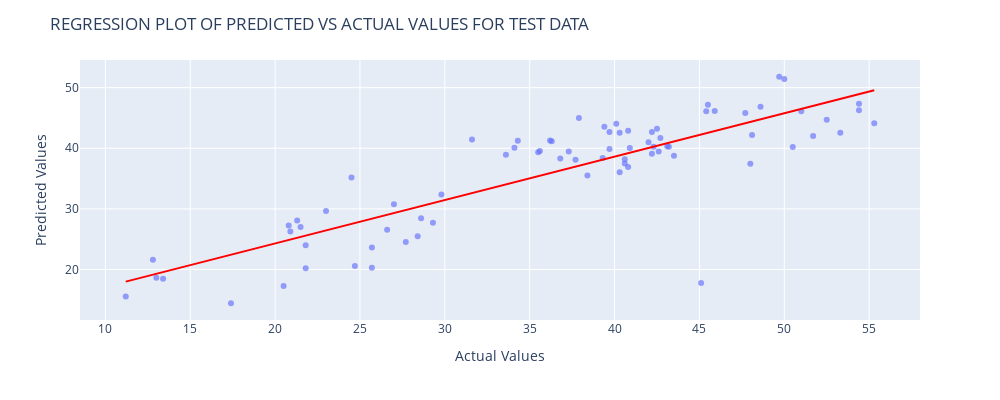
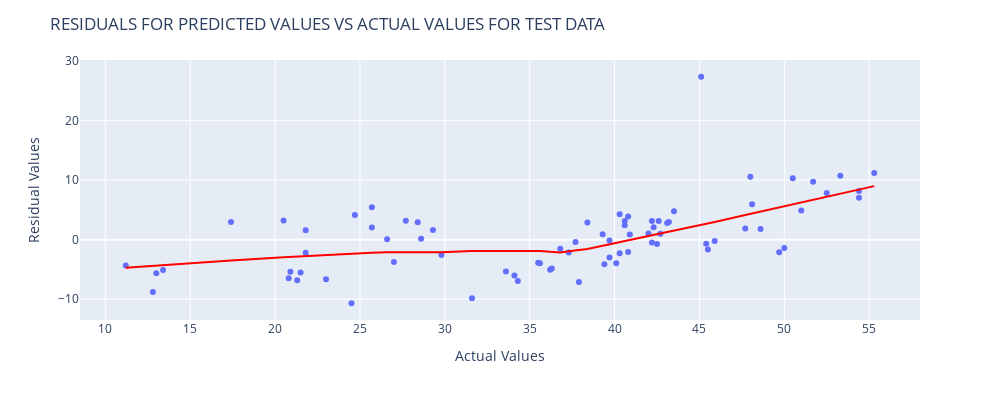

Notebook source saved alongside these figures, in order:
### Markdown cell above
# 4. Insights and key findings

### Code cell
visualize2(y_test, yhat_lasso, "Test")
